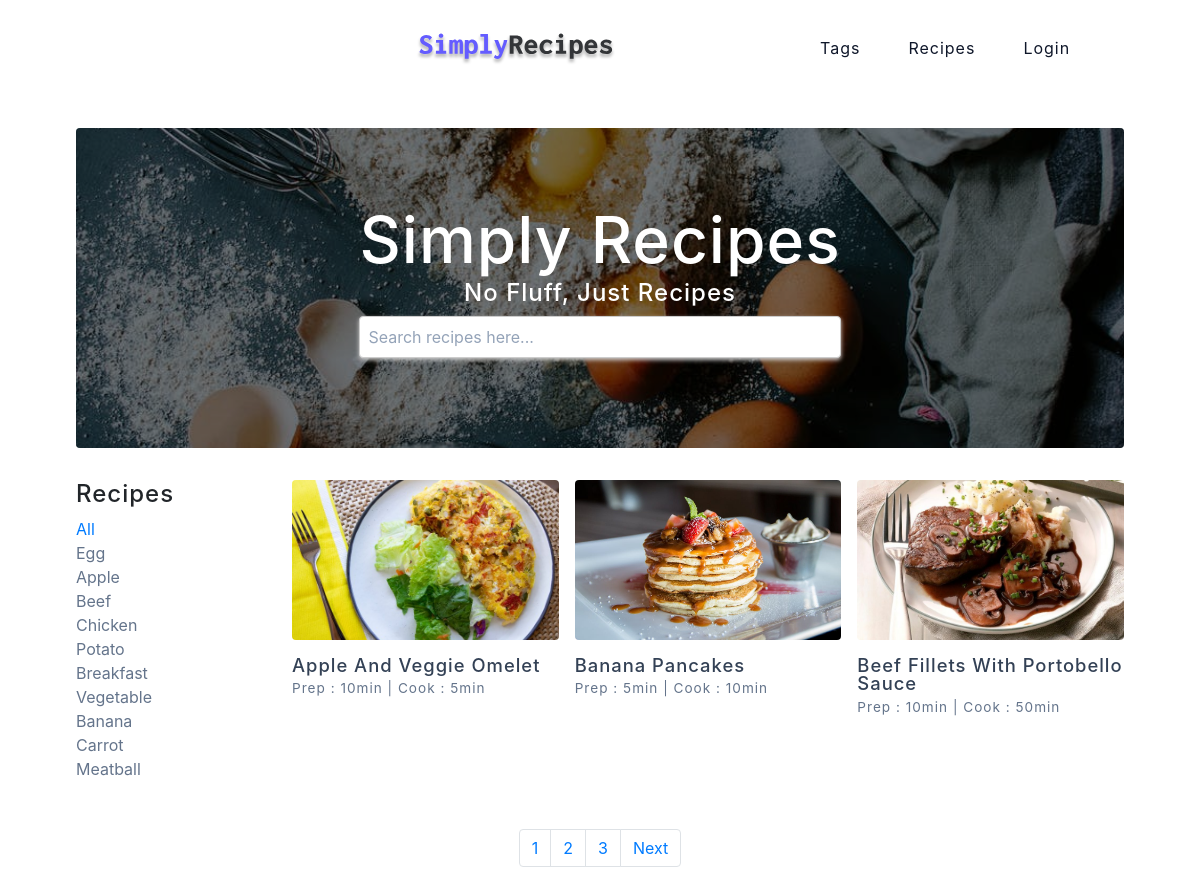
The app's page /recipes/ with its own data.
### recipes/models.py (models this page shows, shortened)
class Tag(models.Model):
    name = models.CharField(max_length=200, unique=True)
    id = models.UUIDField(default=uuid.uuid4, primary_key=True, unique=True, editable=False)
    created = models.DateTimeField(auto_now_add=True)
    def __str__(self):
        return self.name

class Recipes(models.Model):
    owner = models.ForeignKey(Profile, on_delete=models.CASCADE)
    title = models.CharField(max_length=200)
    description = models.TextField(max_length=5000, null=True, blank=True)
    recipe_image = models.ImageField(null=True, blank=True,
                   upload_to='recipes/', default='recipes/recipe_default.png')
    prep_time = models.IntegerField()
    cook_time = models.IntegerField()
    serving = models.IntegerField()
    tags = models.CharField(max_length=500, null=True, blank=True)
    instructions = models.TextField(max_length=5000)
    ingredients = models.TextField(max_length=5000)
    id = models.UUIDField(default=uuid.uuid4, primary_key=True, unique=True, editable=False)
    created = models.DateTimeField(auto_now_add=True)

### recipes/views.py (the view)
# urls.py: path('', views.recipes, name='recipes'),
def recipes(request):
    recipes, tags, search = searchRecipes(request)
    recipes, custom_range = pagination(request, recipes)
    context = {'recipes': recipes, 'tags':tags, 'search':search, 'custom_range':custom_range}
    return render(request, 'recipes/recipes.html', context)

### recipes/utils.py (called while the page is built)
def searchRecipes(request):
    search = ''
    if request.GET.get('search'):
        search = request.GET.get('search')
    tags = Tag.objects.all()
    recipes = Recipes.objects.distinct().filter(
        Q(title__icontains=search) |
        Q(description__icontains=search) |
        Q(tags__icontains=search)
    )
    return recipes, tags, search

def pagination(request, recipes):
    paginator = Paginator(recipes, 3)
    page = request.GET.get('page')
    try:
        recipes = paginator.page(page)
    except PageNotAnInteger:
        page = 1
        recipes = paginator.page(page)
    except EmptyPage:
        page = paginator.num_pages
        recipes = paginator.page(page)
    leftIndex = int(page)-2
    if(leftIndex < 1):
        leftIndex = 1
    rightIndex = int(page)+3
    if(rightIndex > paginator.num_pages):
        rightIndex = paginator.num_pages+1
    if int(page)>=1 and int(page)<=2 and paginator.num_pages>=5:
        rightIndex=6
    if int(page)>paginator.num_pages-2 and paginator.num_pages>=5:
        leftIndex=paginator.num_pages-4
    custom_range = range(leftIndex, rightIndex)
    return recipes, custom_range

### recipes/templates/recipes/recipes.html
{% extends 'main.html' %}
{% load static %}
{% block content %}
<main class="page">
    <header class="hero">
      <div class="hero-container">
        <div class="hero-text">
          <h1>simply recipes</h1>
          <h4>no fluff, just recipes</h4>
          <form id="searchForm" action="{% url 'recipes' %}" method="get">
            <input type="text" name="search" placeholder="Search recipes here..." value="{{search}}">
          </form>
        </div>
      </div>
    </header>
    <section class="recipes-container">
      <div class="tags-container">
        <h4>Recipes</h4>
        <a href="{% url 'recipes' %}">All </a>
        <div class="tags-list">
          {% for tag in tags %}
              <a href="{% url 'recipes' %}?search={{tag.name}}">{{tag}} </a>
          {% endfor %}
        </div>
      </div>
      <div class="recipes-list">
        {% for recipe in recipes %}
            <a href="{% url 'recipe' recipe.id %}" class="recipe1">
              <img src="{{recipe.recipe_image.url}}"
                class="img recipe-img"
                alt="{{recipe.title}}"  />
              <h5>{{recipe.title}}</h5>
              <p>Prep : {{recipe.prep_time}}min | Cook : {{recipe.cook_time}}min</p>
            </a>
        {% endfor %}
      </div>
    </section>
    {% include 'pagination.html' %}
  </main>
{% endblock %}

### records on screen
Tag: name "Egg"
Tag: name "Apple"
Tag: name "Beef"
Tag: name "Chicken"
Tag: name "Potato"
Tag: name "Breakfast"
Tag: name "Vegetable"
Tag: name "Banana"
Tag: name "Carrot"
Tag: name "Meatball"
Recipes: recipe_image (picture), title "Apple And Veggie Omelet", prep_time "10", cook_time "5"
Recipes: recipe_image (picture), title "Banana Pancakes", prep_time "5", cook_time "10"
Recipes: recipe_image (picture), title "Beef Fillets With Portobello Sauce", prep_time "10", cook_time "50"

### other values on screen
{{ page }} "1" "2" "3"
